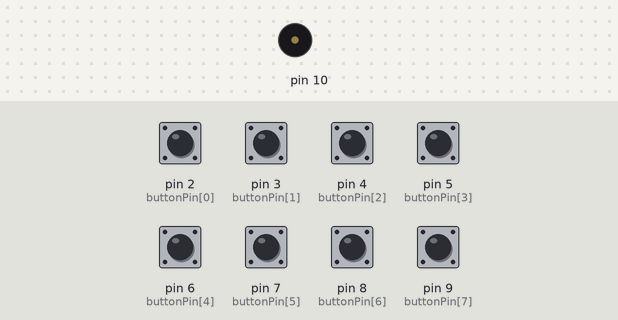
Simulated run of this sketch. Board: Arduino Uno, built with avr-gcc and run on an emulated ATmega328P. On the bench: buzzer (waves = sounding). The test bench sets the inputs (shaded band); at power-on: pin 2 (buttonPin[0]), pin 3 (buttonPin[1]), pin 4 (buttonPin[2]), pin 5 (buttonPin[3]), pin 6 (buttonPin[4]), pin 7 (buttonPin[5]), pin 8 (buttonPin[6]), pin 9 (buttonPin[7]) HIGH.

Above: at 1.2 s.
1.3 s: pin 2 (buttonPin[0]) pulled LOW for 1 s
At 1.8 s:
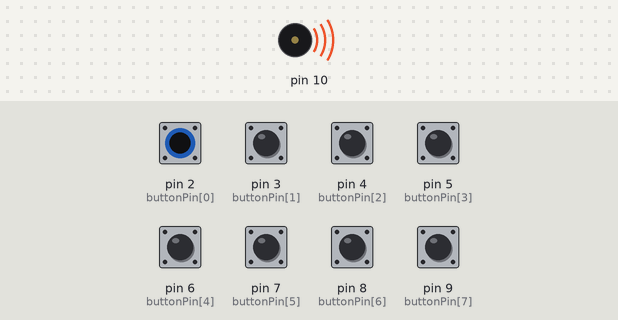
Timing chart, 0 to 4.3 s (numbered marks = the images above; inputs shaded):
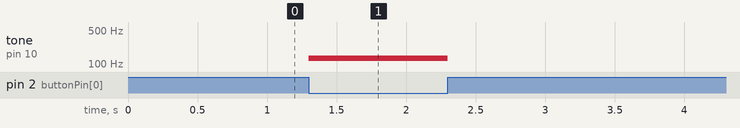

Measured:
- after the input at 1.3 s, tone on pin 10: silent → 131 Hz at once, → silent 1.0 s later

The sketch:

0603_3_.ino
```cpp
// C++ code
//
#define NOTE_C3 131
#define NOTE_D3 147
#define NOTE_E3 165
#define NOTE_F3 175
#define NOTE_G3 196
#define NOTE_A3 220
#define NOTE_B3 247
#define NOTE_C4 262


int buttonPin[8]={2,3,4,5,6,7,8,9};
void setup()
{
  pinMode(10, OUTPUT);
  pinMode( buttonPin[0], INPUT_PULLUP);
  pinMode( buttonPin[1], INPUT_PULLUP);
  pinMode( buttonPin[2], INPUT_PULLUP);
  pinMode( buttonPin[3], INPUT_PULLUP);
  pinMode( buttonPin[4], INPUT_PULLUP);
  pinMode( buttonPin[5], INPUT_PULLUP);
  pinMode( buttonPin[6], INPUT_PULLUP);
  pinMode( buttonPin[7], INPUT_PULLUP);
}

void loop()
{
  buttonPin[0]=digitalRead(2);
  buttonPin[1]=digitalRead(3);
  buttonPin[2]=digitalRead(4);
  buttonPin[3]=digitalRead(5);
  buttonPin[4]=digitalRead(6);
  buttonPin[5]=digitalRead(7);
  buttonPin[6]=digitalRead(8);
  buttonPin[7]=digitalRead(9);


  if(buttonPin[0] == LOW){
    tone(10,NOTE_C3,100  );
    delay(100 );
    noTone(10);
  }
   else if(buttonPin[1] == LOW){
    tone(10,NOTE_D3,100  );
    delay(100  );
    noTone(10);
  }
   else if(buttonPin[2] == LOW){
    tone(10,NOTE_E3,100  );
    delay( 100 );
    noTone(10);
  }
   else if(buttonPin[3] == LOW){
    tone(10,NOTE_F3, 100 );
    delay(100  );
    noTone(10);
  }
   else if(buttonPin[4] == LOW){
    tone(10,NOTE_G3, 100 );
    delay(100  );
    noTone(10);
  }
   else if(buttonPin[5] == LOW){
    tone(10,NOTE_A3,100  );
    delay( 100 );
    noTone(10);
  }
   else if(buttonPin[6] == LOW){
    tone(10,NOTE_B3,100  );
    delay( 100 );
    noTone(10);
  }
   else if(buttonPin[7] == LOW){
    tone(10,NOTE_C4,100  );
    delay( 100 );
    noTone(10);
  }


}
```
